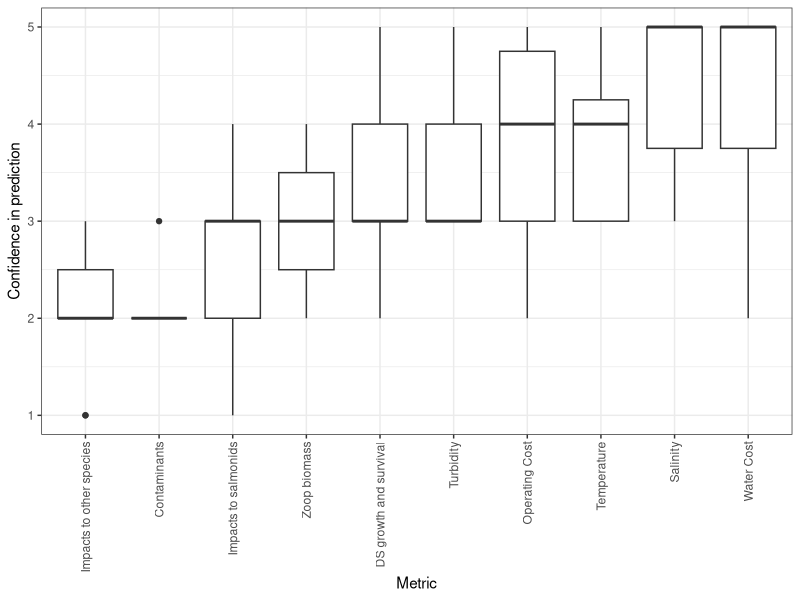
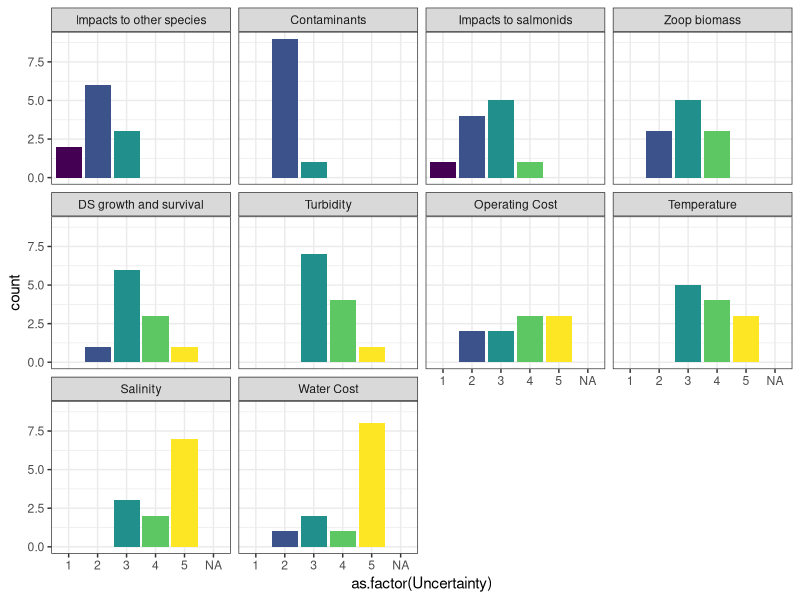
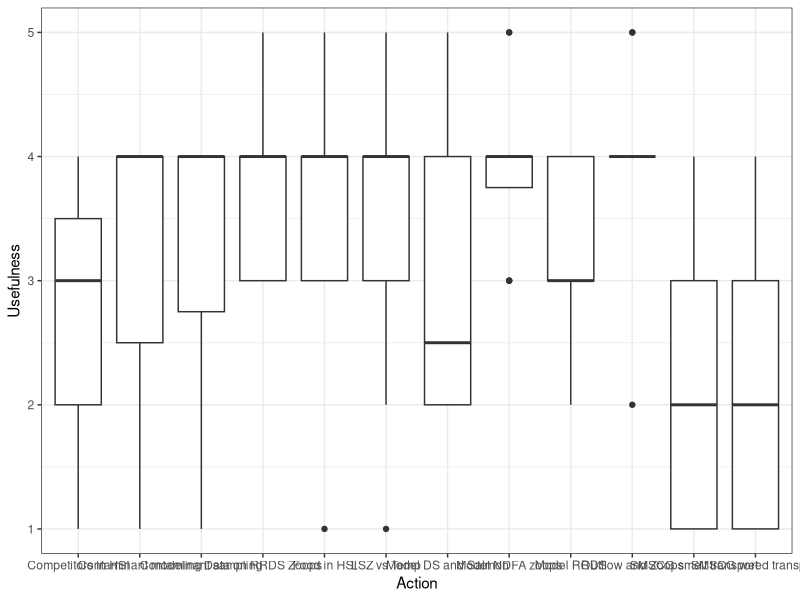
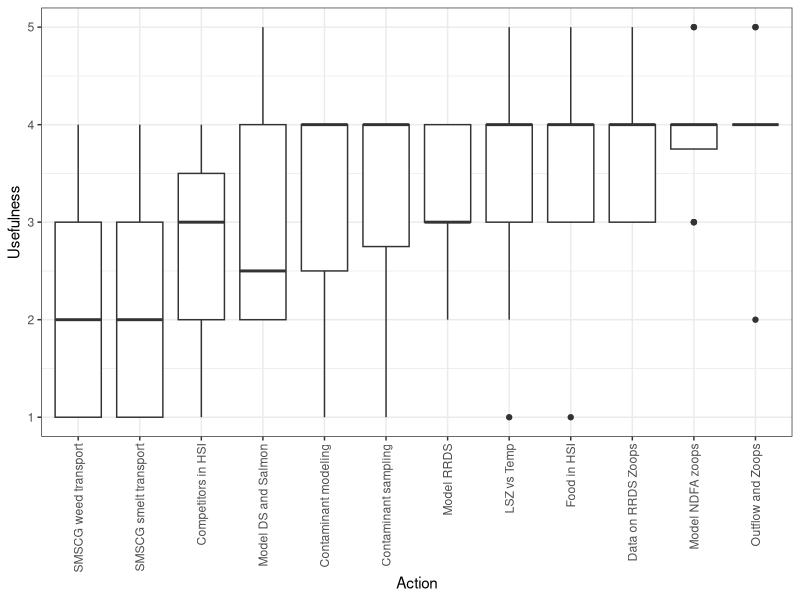
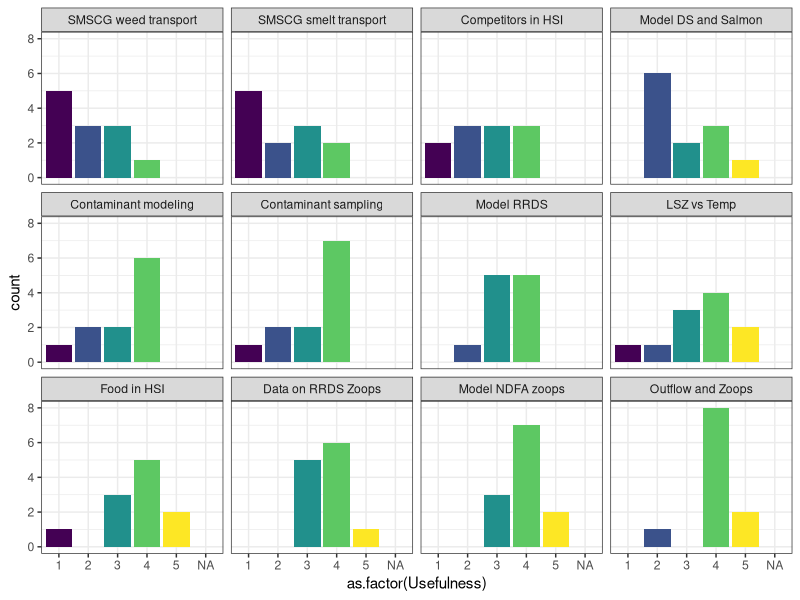

R code for these plots, in order:
library(readxl)
library(tidyverse)

Q1 = read_excel("DCG survey.xlsx", sheet = "Q1")
Q1x = pivot_longer(Q1, cols = -ID, names_to = "Metric", values_to = "Uncertainty")

Q1m = group_by(Q1x, Metric) %>%
  summarize(Uncertainty = mean(Uncertainty, na.rm = T)) %>%
  arrange(Uncertainty) %>%
  mutate(Metric = factor(Metric, levels = unique(Metric)))

Q1x = mutate(Q1x, Metric = factor(Metric, levels = levels(Q1m$Metric)))

ggplot(Q1x, aes(x = Metric, y = Uncertainty)) + geom_boxplot()+
  theme_bw()+
  theme(axis.text.x = element_text(angle = 90, hjust = 1, vjust = 0.5)) +
  ylab("Confidence in prediction")

ggplot(Q1x, aes(x = as.factor(Uncertainty), fill = as.factor(Uncertainty))) +
  geom_histogram(stat = "count")+
  scale_fill_viridis_d(guide = NULL)+
  facet_wrap(~Metric)+
  theme_bw()

Q2 = read_excel("DCG survey.xlsx", sheet = "Q2")
Q2x = pivot_longer(Q2, cols = -ID, names_to = "Action", values_to = "Usefulness")

ggplot(Q2x, aes(x = Action, y = Usefulness)) + geom_boxplot()+
  theme(axis.text.x = element_text(angle = 90, hjust = 1, vjust = 0.5))+
  theme_bw()

Q2m = group_by(Q2x, Action) %>%
  summarize(Usefulness = mean(Usefulness, na.rm = T)) %>%
  arrange(Usefulness) %>%
  mutate(Action = factor(Action, levels = unique(Action)))

Q2x = mutate(Q2x, Action = factor(Action, levels = levels(Q2m$Action)))


ggplot(Q2x, aes(x = Action, y = Usefulness)) + geom_boxplot()+
  theme_bw()+
  theme(axis.text.x = element_text(angle = 90, hjust = 1, vjust = 0.5))

ggplot(Q2x, aes(x = as.factor(Usefulness), fill = as.factor(Usefulness))) +
  geom_histogram(stat = "count")+
  scale_fill_viridis_d(guide = NULL)+
  facet_wrap(~Action)+
  theme_bw()
